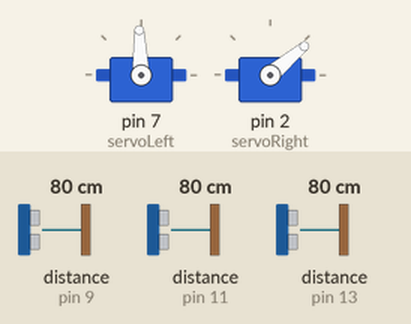
Bench run of a sketch on a simulated Arduino Uno, built with avr-gcc and run on an emulated ATmega328P. Parts: 2 × servo. Wiring (inferred from the names in the program): 3 × ultrasonic range finder: trigger pin 8, echo pin 9 / trigger pin 10, echo pin 11 / trigger pin 12, echo pin 13. Inputs (shaded band) come from the test bench; at power-on: distance to the obstacle (sensors on pin 9, pin 11, pin 13) 80 cm. The echo pulse lasts 58.3 µs per cm.

Above: at 0.1 s.
Timing chart, 0 to 1.6 s (numbered marks = the images above):
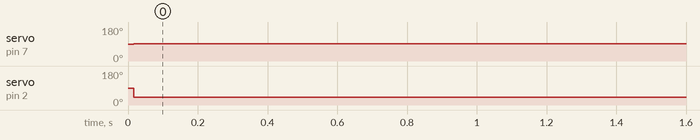

Measured:
- by itself, servo on pin 7 (servoLeft): 90° → 92° at 0.02 s
- by itself, servo on pin 2 (servoRight): 90° → 40° at 0.02 s

The sketch:

Bi_directional_Prototype_V1.2.ino
```cpp
#include <Servo.h>

Servo servoLeft;          // Define left servo
Servo servoRight;         // Define right servo

  // defines pins numbers
const int trigPinLS = 12;
const int echoPinLS = 13;
const int trigPinFS = 10;
const int echoPinFS = 11;
const int trigPinRS = 8;
const int echoPinRS = 9;


// defines variables
long durationLS;
int distanceLS;
long durationFS;
int distanceFS;
long durationRS;
int distanceRS;


void loop()
{
digitalWrite(trigPinLS, LOW);
delayMicroseconds(2);
digitalWrite(trigPinLS, HIGH);
delayMicroseconds(10);
digitalWrite(trigPinLS, LOW);
durationLS = pulseIn(echoPinLS, HIGH);
distanceLS = durationLS*0.034/2;

delayMicroseconds(50);

digitalWrite(trigPinFS, LOW);
delayMicroseconds(2);
digitalWrite(trigPinFS, HIGH);
delayMicroseconds(10);
digitalWrite(trigPinFS, LOW);
durationFS = pulseIn(echoPinFS, HIGH);
distanceFS = durationFS*0.034/2;

delayMicroseconds(50);

digitalWrite(trigPinRS, LOW);
delayMicroseconds(2);
digitalWrite(trigPinRS, HIGH);
delayMicroseconds(10);
digitalWrite(trigPinRS, LOW);
durationRS = pulseIn(echoPinRS, HIGH);
distanceRS = durationRS*0.034/2;


if (distanceLS > 2 && distanceLS < 0  && distanceFS > 2 && distanceFS < 0  && distanceRS > 2 && distanceRS < 0 )
    {
    Forward();
    }
     else if (distanceLS < 2 && distanceLS > 0  && distanceFS < 2 && distanceFS > 0  && distanceRS > 2 && distanceRS < 0 )
       {
       TurnRight();
       }
         else
            {
            TurnLeft();
            }
        }

// Robot Motor Functions

void stopRobot()
{
  servoLeft.write(92);
  servoRight.write(92);
}

void Forward()
{
  servoLeft.write(112);
  servoRight.write(72);
}

void TurnRight()
{
  servoLeft.write(120);
  servoRight.write(92);
}

void TurnLeft()
{
  servoLeft.write(92);
  servoRight.write(40);
}


//Set up I/O
void setup()
{
pinMode(trigPinLS, OUTPUT);
pinMode(echoPinLS, INPUT);
pinMode(trigPinFS, OUTPUT);
pinMode(echoPinFS, INPUT);
pinMode(trigPinRS, OUTPUT);
pinMode(echoPinRS, INPUT);
servoLeft.attach(7);
servoRight.attach(2);
}
```
